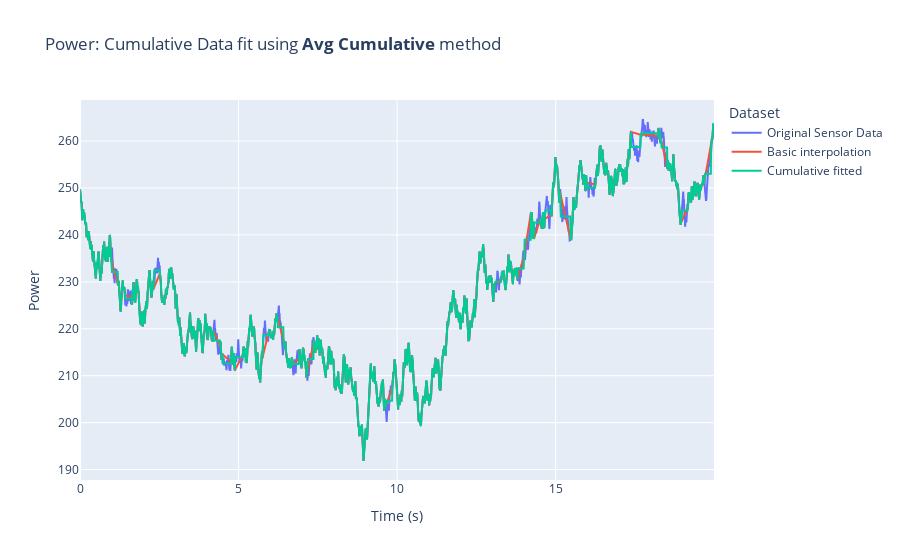
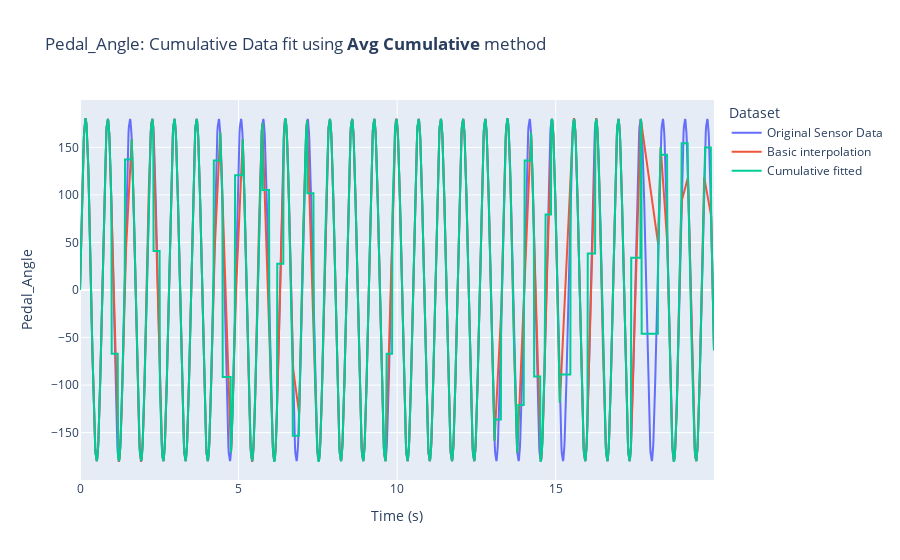

Notebook code cell kept with these figures, in order:
### Markdown cell above
Avg Value Interpolation based on cumulative data

### Code cell
# Function to handle filling missing data with average recovered from cumulative field
def avg_value_fill(start, end, df):
    num_missing = end - start + 1
    
    # Calculate average power of missing records 
    tot_power = (df.loc[end + 1, 'Cumulative Power'] - df.loc[start - 1, 'Cumulative Power']) 
    avg_power = tot_power / (num_missing + 1)
    df.loc[start:end, 'Power_Fit'] = avg_power
    
    # Calculate average pedal_angle of missing records (accounting for offset)
    tot_pedal_angle = (df.loc[end + 1, 'Cumulative Pedal_Angle'] - df.loc[start - 1, 'Cumulative Pedal_Angle'] - (offset * (num_missing + 1))) 
    avg_pedal_angle = tot_pedal_angle / (num_missing + 1)
    df.loc[start:end, 'Pedal_Angle_Fit'] = avg_pedal_angle
    
    
    
# Initialize start_index
start_index = None

# Reset the lost data again
df_packet_loss.loc[df_packet_loss['Signal']==False, ['Power_Fit','Pedal_Angle_Fit']] = np.NaN

# Loop through DataFrame to find missing signal sections
for i in range(len(df_packet_loss)):
    if df_packet_loss.loc[i, 'Signal'] == False:
        if start_index is None:
            start_index = i
    elif start_index is not None:
        end_index = i - 1  # The last index of the contiguous signal lost range
        avg_value_fill(start_index, end_index, df_packet_loss)
        start_index = None  # Reset for the next contiguous block

# Plot         
plot_comparison(df, df_packet_loss, 'Power', 'Avg Cumulative')
plot_comparison(df, df_packet_loss, 'Pedal_Angle', 'Avg Cumulative')

# Summary Stats
summary_power_df['Avg Cumulative'] = get_stats(df,df_packet_loss,'Power','Avg Cumulative')
formatted_df = summary_power_df.applymap(format_float)
print(formatted_df.to_markdown(index=False))
print()
summary_pedal_df['Avg Cumulative'] = get_stats(df,df_packet_loss,'Pedal_Angle','Avg Cumulative')
formatted_df = summary_pedal_df.applymap(format_float)
print(formatted_df.to_markdown(index=False))

### Figure 1 — Plotly figure (JSON) as saved in the notebook; plotly's stock layout.template omitted (floating-point values rounded to 4 significant figures; data arrays with more than 128 entries replaced by an {"elided": "..."} marker saying what was removed)
{"data": [{"mode": "lines", "name": "Original Sensor Data", "type": "scatter", "x": {"elided": "2000 float values"}, "y": {"elided": "2000 float values"}}, {"mode": "lines", "name": "Basic interpolation", "opacity": 1, "type": "scatter", "x": {"elided": "2000 float values"}, "y": {"elided": "2000 float values"}}, {"mode": "lines", "name": "Cumulative fitted", "opacity": 1, "type": "scatter", "x": {"elided": "2000 float values"}, "y": {"elided": "2000 float values"}}], "layout": {"legend": {"title": {"text": "Dataset"}}, "title": {"text": "Power: Cumulative Data fit using <b>Avg Cumulative</b> method<br>"}, "xaxis": {"title": {"text": "Time (s)"}}, "yaxis": {"title": {"text": "Power"}}}}

### Figure 2 — Plotly figure (JSON) as saved in the notebook; plotly's stock layout.template omitted (floating-point values rounded to 4 significant figures; data arrays with more than 128 entries replaced by an {"elided": "..."} marker saying what was removed)
{"data": [{"mode": "lines", "name": "Original Sensor Data", "type": "scatter", "x": {"elided": "2000 float values"}, "y": {"elided": "2000 float values"}}, {"mode": "lines", "name": "Basic interpolation", "opacity": 1, "type": "scatter", "x": {"elided": "2000 float values"}, "y": {"elided": "2000 float values"}}, {"mode": "lines", "name": "Cumulative fitted", "opacity": 1, "type": "scatter", "x": {"elided": "2000 float values"}, "y": {"elided": "2000 float values"}}], "layout": {"legend": {"title": {"text": "Dataset"}}, "title": {"text": "Pedal_Angle: Cumulative Data fit using <b>Avg Cumulative</b> method<br>"}, "xaxis": {"title": {"text": "Time (s)"}}, "yaxis": {"title": {"text": "Pedal_Angle"}}}}
